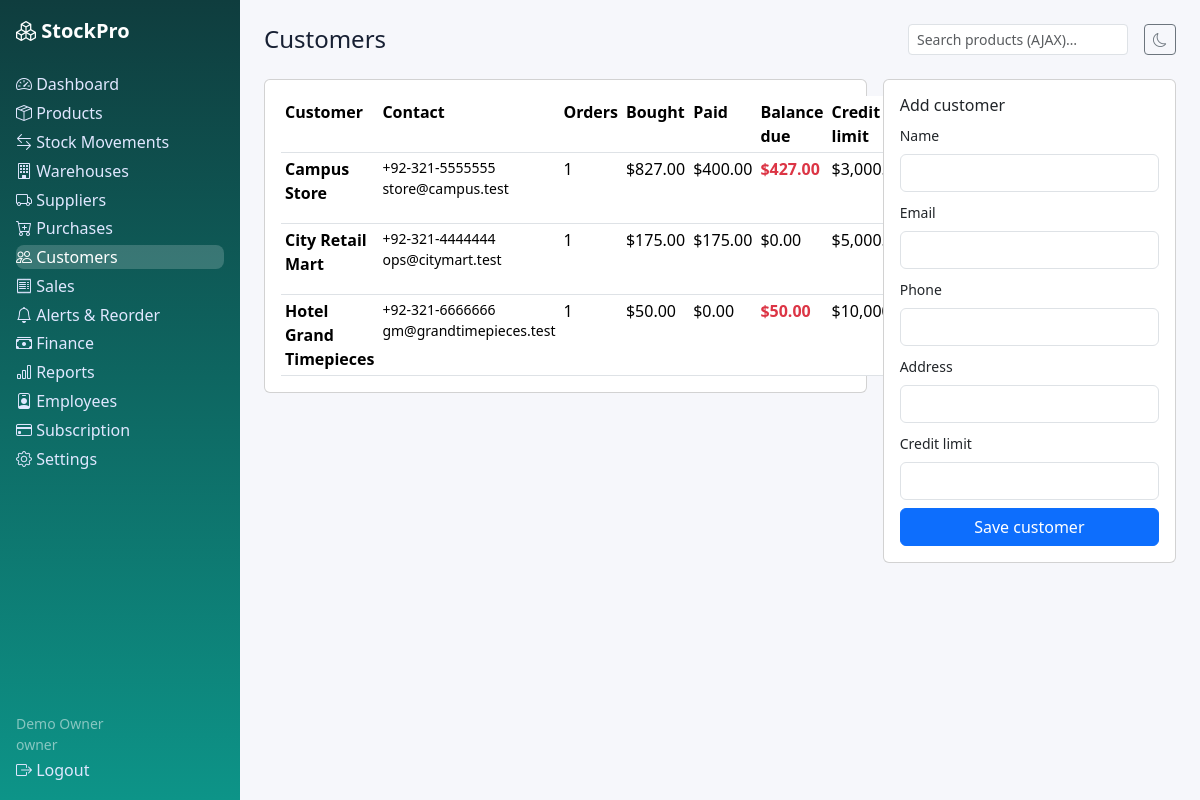
The app's page /customers.php (signed in) with its own data.
### tables this page shows
CREATE TABLE customers (id INT UNSIGNED AUTO_INCREMENT PRIMARY KEY, tenant_id INT UNSIGNED NOT NULL, name VARCHAR(150) NOT NULL, email VARCHAR(190) NULL, phone VARCHAR(40) NULL, address VARCHAR(255) NULL, credit_limit DECIMAL(12,2) NOT NULL DEFAULT 0, created_at DATETIME NOT NULL DEFAULT CURRENT_TIMESTAMP, INDEX idx_cust_tenant(tenant_id), CONSTRAINT fk_cust_tenant FOREIGN KEY(tenant_id) REFERENCES tenants(id) ON DELETE CASCADE);

### includes/functions.php (called while the page is built, shortened)
<?php
function e(?string $v): string { return htmlspecialchars($v ?? '', ENT_QUOTES, 'UTF-8'); }
function current_user(): ?array { return $_SESSION['user'] ?? null; }
function tenant_id(): ?int { $u = current_user(); return isset($u['tenant_id']) && $u['tenant_id'] !== null ? (int)$u['tenant_id'] : null; }
function qa(PDO $pdo, string $sql, array $a = []): array { $s = $pdo->prepare($sql); $s->execute($a); return $s->fetchAll(); }
function money($n): string { return '$' . number_format((float)$n, 2); }

### includes/auth.php (called while the page is built, shortened)
<?php
require_once __DIR__ . '/../config/database.php';
require_once __DIR__ . '/functions.php';
function require_tenant(): int {
    $t = tenant_id();
    return $t;
}

### customers.php (the view, shortened to what this page needs)
<?php require_once __DIR__ . '/includes/auth.php'; require_once __DIR__ . '/includes/roles.php';
$user = require_role(ROLE_SALES); $pdo = db(); check_tenant_active($pdo); $tid = require_tenant(); $base = ''; $active = 'customers'; $pageTitle = 'Customers';
$rows = qa($pdo, 'SELECT c.*, (SELECT COALESCE(SUM(total),0) FROM sales s WHERE s.customer_id=c.id AND s.status!="cancelled") bought, (SELECT COALESCE(SUM(amount),0) FROM sale_payments sp WHERE sp.customer_id=c.id) paid, (SELECT COUNT(*) FROM sales s WHERE s.customer_id=c.id) orders FROM customers c WHERE c.tenant_id=? ORDER BY c.name', [$tid]);
$edit = null; if (!empty($_GET['edit'])) $edit = qa($pdo, 'SELECT * FROM customers WHERE id=? AND tenant_id=?', [(int)$_GET['edit'], $tid])[0] ?? null;
include __DIR__ . '/includes/header.php'; ?>
<div class="row g-3"><div class="col-lg-8"><div class="card p-3"><table class="table table-sm mb-0"><tr><th>Customer</th><th>Contact</th><th>Orders</th><th>Bought</th><th>Paid</th><th>Balance due</th><th>Credit limit</th><th></th></tr>
<?php foreach ($rows as $r): $bal = (float)$r['bought'] - (float)$r['paid']; ?><tr><td><strong><?= e($r['name']) ?></strong></td><td class="small"><?= e($r['phone'] ?? '') ?><br><?= e($r['email'] ?? '') ?></td><td><?= $r['orders'] ?></td><td><?= money($r['bought']) ?></td><td><?= money($r['paid']) ?></td><td class="<?= $bal > 0 ? 'text-danger fw-bold' : '' ?>"><?= money($bal) ?></td><td><?= money($r['credit_limit']) ?></td>
<td><a class="btn btn-sm btn-outline-primary" href="?edit=<?= $r['id'] ?>"></a> <form method="post" class="d-inline"><button class="btn btn-sm btn-outline-danger" data-confirm="Delete customer?"></button></form></td></tr><?php endforeach; ?></table></div></div>
<div class="col-lg-4"><div class="card p-3"><h6><?= $edit ? 'Edit' : 'Add' ?> customer</h6><form method="post"><?= csrf_field() ?><input type="hidden" name="id" value="<?= e((string)($edit['id'] ?? '')) ?>">
<?php foreach ([['name','Name','text'],['email','Email','text'],['phone','Phone','text'],['address','Address','text'],['credit_limit','Credit limit','number']] as [$f,$l,$t]): ?><div class="mb-2"><label class="form-label small"><?= $l ?></label><input class="form-control" type="<?= $t ?>" <?= $t === 'number' ? 'step="0.01"' : '' ?> name="<?= $f ?>" value="<?= e((string)($edit[$f] ?? '')) ?>" <?= $f === 'name' ? 'required' : '' ?>></div><?php endforeach; ?>
<button class="btn btn-primary w-100">Save customer</button></form></div></div></div>
<?php include __DIR__ . '/includes/footer.php'; ?>

### assets/css/style.css (style rules this page uses)
:root { --brand:#0d9488;--bg:#f6f7fb;--card:#fff;--text:#172033 }
body { background:var(--bg);color:var(--text);font-family:system-ui,-apple-system,"Segoe UI",Roboto,sans-serif }

### records on screen
customers: name "Campus Store", phone "+92-321-5555555", email "store@campus.test", orders "1", bought "$827.00", paid "$400.00", bal "$427.00", credit_limit "$3,000.00"
customers: name "City Retail Mart", phone "+92-321-4444444", email "ops@citymart.test", orders "1", bought "$175.00", paid "$175.00", bal "$0.00", credit_limit "$5,000.00"
customers: name "Hotel Grand Timepieces", phone "+92-321-6666666", email "gm@grandtimepieces.test", orders "1", bought "$50.00", paid "$0.00", bal "$50.00", credit_limit "$10,000.00"

### other values on screen
$label "Dashboard"
$label "Products"
$label "Stock Movements"
$label "Warehouses"
$label "Suppliers"
$label "Purchases"
$label "Customers"
$label "Sales"
$label "Alerts & Reorder"
$label "Finance"
$label "Reports"
$label "Employees"
$label "Subscription"
$label "Settings"
current_user()['name'] "Demo Owner"
